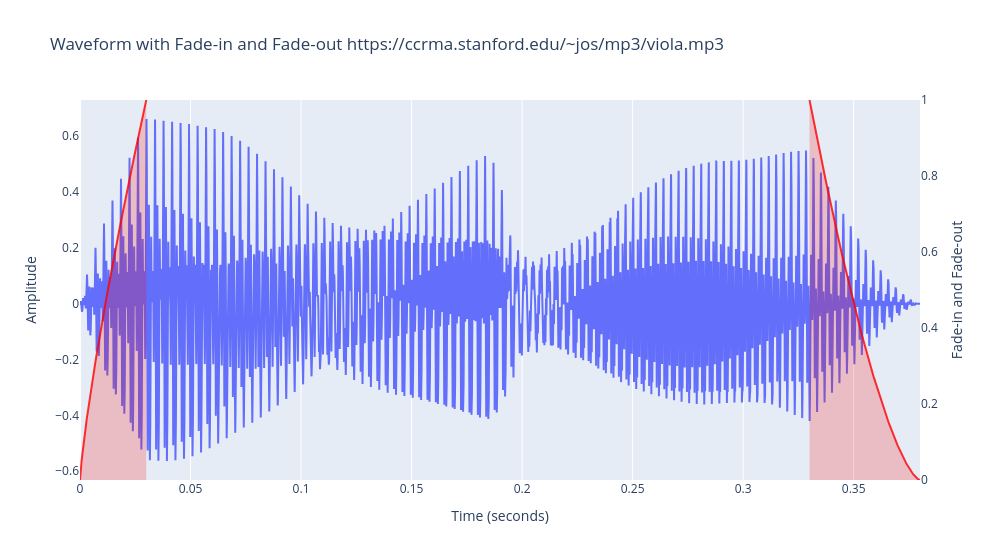

Notebook code cell kept with this figure:
### Markdown cell above
Let's locate the exact position of our point of interest and apply fade-ins and fade-outs if needed.

### Code cell
from audiospylt.audio_utils import trim_and_fade_and_render

# Set options here, then make a single call that applies them.
#
# Parameters (cut_opts):
# - start_time/end_time: trim window in seconds
# - add_fades: apply fade-in/fade-out envelopes
# - fade_in_duration/fade_out_duration: fade lengths in seconds
# - fade_in_exponent/fade_out_exponent: shape exponents (>0); smaller = more linear, larger = more curved
# - plot_width: optional width for the trim/fade plot (pixels)
# - plot_height: optional height for the trim/fade plot (pixels)
# - plot_title_source: which string to show in the title: 'filename' | 'source'
# - plot_title_mode: how to show it: 'full' | 'basename'
# - cut_sanitize: sanitize NaN/Inf in the returned cut_audio_data (keeps downstream analysis stable)
# - cut_verbose: print a warning if sanitization happens
# - render: whether to call render_audio after trimming
# - fs_target_name: 'source' keeps the current SR; or choose a preset like '44.1kHz'
# - bit_rate: 16 or 24
# - save_audio: True writes a WAV into ./rendered_audio; False keeps it in-memory
# - player: play audio widget in the notebook
# - sanitize/verbose: forwarded to render_audio

cut_opts = dict(
    start_time=4.37,
    end_time=4.75,
    add_fades=True,
    fade_in_duration=0.03,
    fade_out_duration=0.05,
    fade_in_exponent=0.8,
    fade_out_exponent=1.5,
    plot_width=1000,
    plot_height=None,
    plot_title_source='source',
    plot_title_mode='full',
    cut_sanitize=True,
    cut_verbose=True,
    render=True,
    fs_target_name='source',
    bit_rate=24,
    save_audio=False,
    player=True,
    sanitize=True,
    verbose=True,
)

cut_audio_data, cut_duration, cut_render_result = trim_and_fade_and_render(
    audio_data=audio_data,
    sample_rate=sample_rate,
    audio_info=audio_info,
    **cut_opts,
)

### Figure 1 — Plotly figure (JSON) as saved in the notebook; plotly's stock layout.template omitted (floating-point values rounded to 4 significant figures; data arrays with more than 128 entries replaced by an {"elided": "..."} marker saying what was removed)
{"data": [{"name": "Waveform", "type": "scatter", "x": {"elided": "16758 float values"}, "y": {"elided": "16758 float values"}, "yaxis": "y"}, {"fill": "tozeroy", "fillcolor": "rgba(255,0,0,0.2)", "line": {"color": "rgba(255,0,0,0.8)"}, "name": "Fade-in Curve", "type": "scatter", "x": {"elided": "1323 float values"}, "y": {"elided": "1323 float values"}, "yaxis": "y2"}, {"fill": "tozeroy", "fillcolor": "rgba(255,0,0,0.2)", "line": {"color": "rgba(255,0,0,0.8)"}, "name": "Fade-out Curve", "type": "scatter", "x": {"elided": "2205 float values"}, "y": {"elided": "2205 float values"}, "yaxis": "y2"}], "layout": {"autosize": false, "showlegend": false, "title": {"text": "Waveform with Fade-in and Fade-out https://ccrma.stanford.edu/~jos/mp3/viola.mp3"}, "width": 1000, "xaxis": {"title": {"text": "Time (seconds)"}}, "yaxis": {"showgrid": false, "side": "left", "title": {"text": "Amplitude"}, "zeroline": false}, "yaxis2": {"overlaying": "y", "range": [0, 1], "showgrid": false, "side": "right", "title": {"text": "Fade-in and Fade-out"}, "zeroline": false}}}
